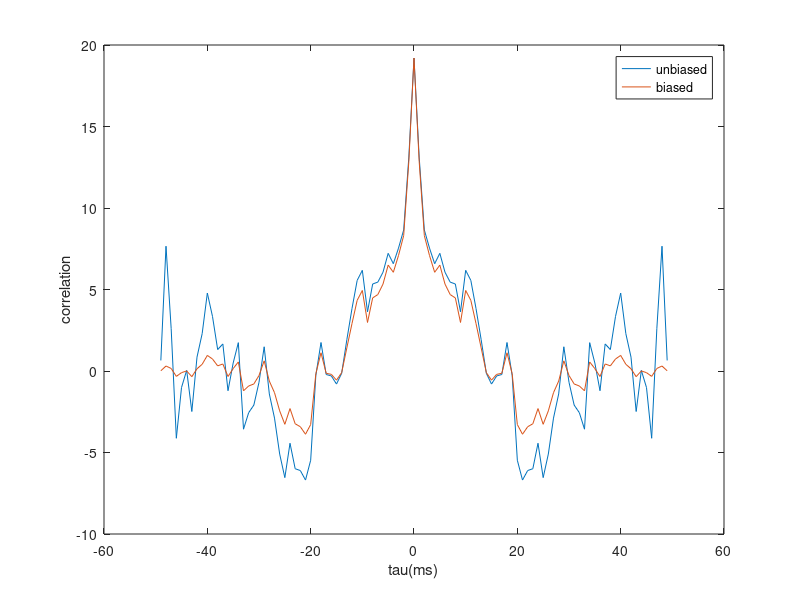

Recreate this plot in MATLAB.
x = [ 0.2117 4.8205 -1.5264 -1.8041 1.1475 -0.1868 -3.8042 -0.8943 6.6410 13.6679 5.2559 7.9250 8.9845 5.9159 5.3183 2.2778 -0.8489 2.4343 4.8345 9.5419 5.7403 2.1826 0.7518 5.3384 4.0681 3.5725 3.5535 3.0961 1.4109 -0.6826 2.1655 -0.7410 -3.6033 -3.0007 -9.7967 -3.8670 0.6420 -1.5249 1.5607 -2.5460 -3.7541 -1.7833 0.1751 3.2569 -1.7481 -1.2783 -1.1751 -1.3888 2.6474 3.0603];
samplemean = mean(x)

%part 2
[c,lags] = xcorr(x,'unbiased');
plot(lags,c)

%part 3
hold on
[c,lags] = xcorr(x,'biased');
plot(lags,c)
legend('unbiased','biased');
xlabel('tau(ms)')
ylabel('correlation')
hold off